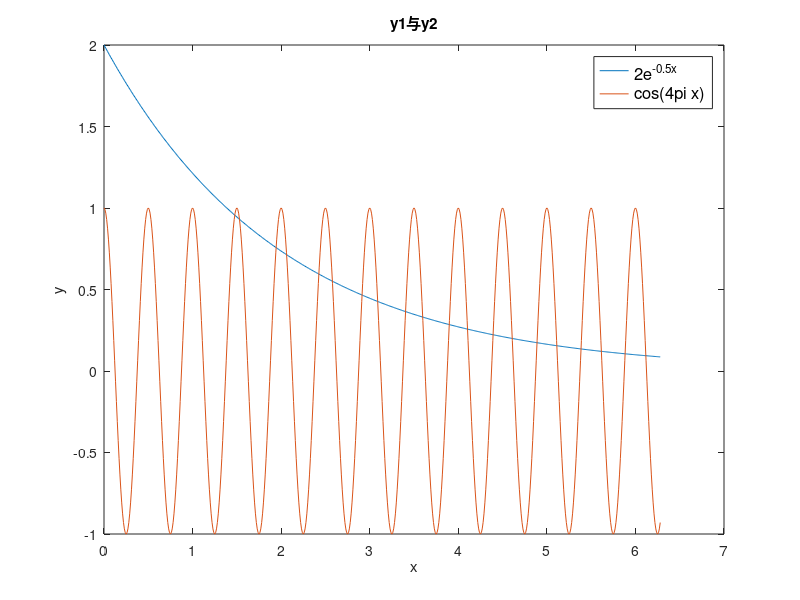

Reproduce this figure in MATLAB.
clear;
x = 0:0.01:2*pi; % 时域
y1 = 2*exp(-0.5*x); % 函数一
y2 = cos(4*pi*x); % 函数二

plot(x,y1);
hold on;
plot(x,y2);
title("y1与y2")
xlabel("x");
ylabel("y");
legend("2e^{-0.5x}","cos(4\pi x)","FontSize",12);